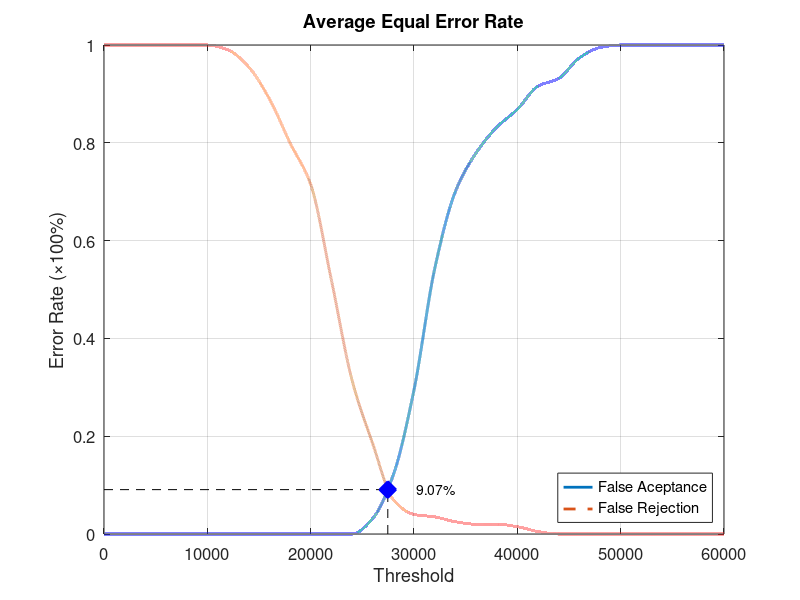
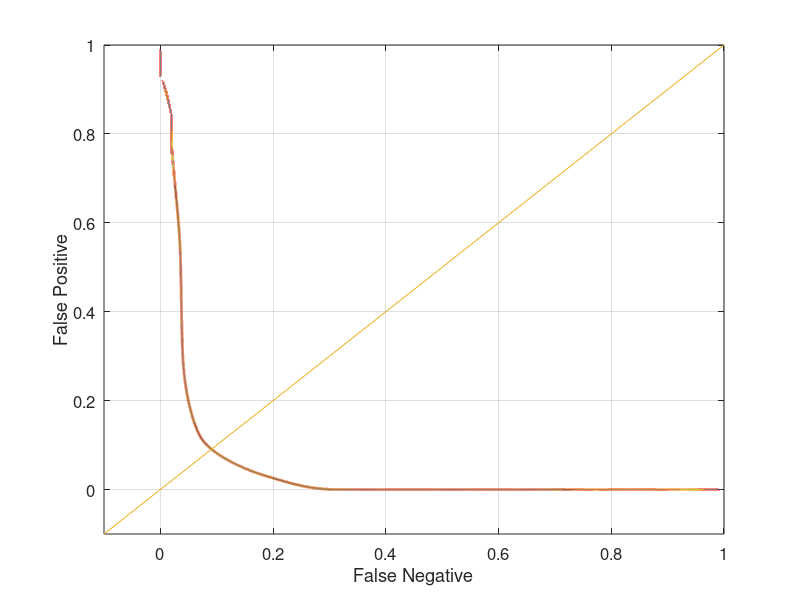

Write the MATLAB code that produced these figures, in order.
function yEER = Database2_3
close all;
clear;
clc;
x = 0:2000:60000;
xq = 0:0.5:60000;

y0 = [0 0 0 0 0 0 0 0 0 0 0 0 0 0.0315789 0.121053 0.294737 0.542105 0.7 0.778947 0.831579 0.868421 0.915789 0.931579 0.973684 0.994737 1 1 1 1 1 1];
yy0 = interp1(x, y0, xq, 'pchip');
y1 = [1 1 1 1 1 1 0.99 0.955 0.89 0.8 0.715 0.52 0.315 0.185 0.07 0.04 0.035 0.025 0.02 0.02 0.015 0.005 0 0 0 0 0 0 0 0 0];
yy1 = interp1(x, y1, xq, 'pchip');

% Calculating EER: 
y2 = abs(y0 - y1);
find(y2 == min(y2))
yy2 = abs(yy0 - yy1);
xEER = find(yy2 == min(yy2));
xEERIndex = xq(xEER) % X-axis EER
yEER = yy0(xEER) % Y-axis EER

main = figure
plot(xq, yy0,'-','LineWidth', 2);	hold on
plot(xq, yy1,'--','LineWidth', 2);	hold on
plot([xEERIndex xEERIndex], [0 yEER], 'k--');	hold on
plot([0 xEERIndex], [yEER yEER], 'k--');	hold on
plot(xEERIndex, yEER, 'bx', 'LineWidth', 10);	hold on
text(xEERIndex + 10 * xEERIndex / 100, yEER, [num2str(round((10000 * yEER)) / 100) '%'])
legend('False Aceptance', 'False Rejection', 'Location', 'SouthEast')
xlabel('Threshold')
ylabel('Error Rate (\times100%)')
title('Average Equal Error Rate')
set(gca, 'FontSize', 12)
axis([0 60000 0 1])
grid on

print(main, 'Database2_3Main', '-dpng');
FNRxFPR = figure('Color', [1 1 1]);
plot(yy1, yy0, '-', yy1, yy0, 'LineWidth', 2);
hold on
y = -0.1:0.1:1
plot(y, y); 
set(gca, 'FontSize', 12)
xlabel('False Negative')
ylabel('False Positive')
axis([-0.1 1 -0.1 1])
set(gca, 'FontSize', 12)
grid on

print(FNRxFPR, 'Database2_3FNRxFPR','-dpng');
end
